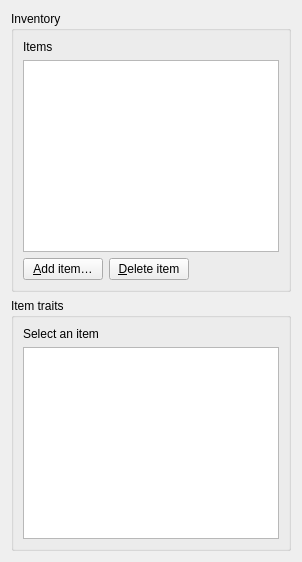
          <widget class="QWidget" name="page_inventory">
           <layout class="QVBoxLayout" name="column_inventory">
            <item>
             <widget class="QGroupBox" name="box_inventory">
              <property name="title">
               <string>Inventory</string>
              </property>
              <layout class="QVBoxLayout" name="layout_inventory">
               <item>
                <widget class="QLabel" name="label_inventory">
                 <property name="text">
                  <string>Items</string>
                 </property>
                </widget>
               </item>
               <item>
                <widget class="QTableView" name="inventory" />
               </item>
               <item>
                <layout class="QHBoxLayout" name="inventory_buttons">
                 <item>
                  <widget class="QPushButton" name="button_item_add">
                   <property name="text">
                    <string>&amp;Add item…</string>
                   </property>
                  </widget>
                 </item>
                 <item>
                  <widget class="QPushButton" name="button_item_delete">
                   <property name="text">
                    <string>&amp;Delete item</string>
                   </property>
                  </widget>
                 </item>
                 <item>
                  <spacer name="inventory_spacer">
                   <property name="orientation">
                    <enum>Qt::Horizontal</enum>
                   </property>
                   <property name="sizeHint" stdset="0">
                    <size>
                     <width>40</width>
                     <height>20</height>
                    </size>
                   </property>
                  </spacer>
                 </item>
                </layout>
               </item>
              </layout>
             </widget>
            </item>
            <item>
             <widget class="QGroupBox" name="box_traits">
              <property name="title">
               <string>Item traits</string>
              </property>
              <layout class="QVBoxLayout" name="layout_traits">
               <item>
                <widget class="QLabel" name="label_traits">
                 <property name="text">
                  <string>Select an item</string>
                 </property>
                </widget>
               </item>
               <item>
                <widget class="QTableView" name="traits" />
               </item>
              </layout>
             </widget>
            </item>
           </layout>
          </widget>
